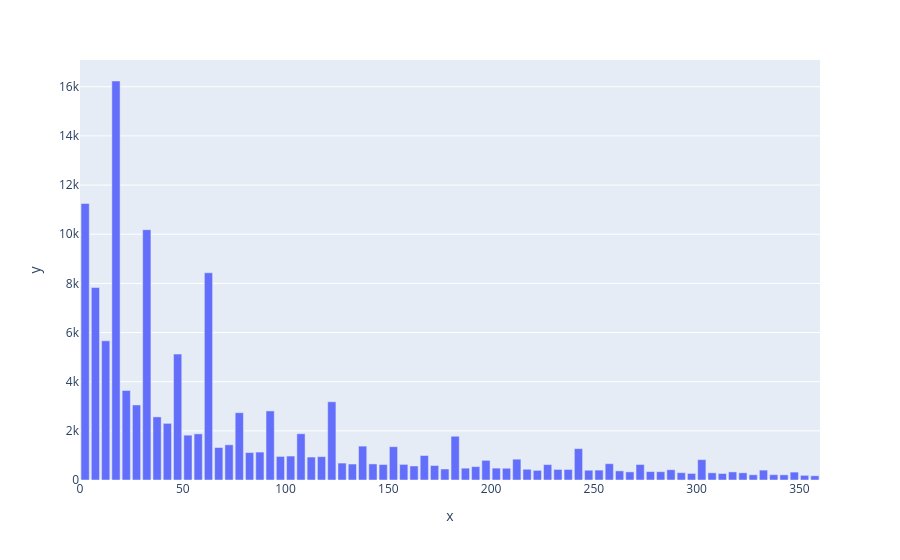

The notebook cell this image was saved under:
### Markdown cell above
### 3. Plot the histogram of the durations of the negative episodes to determine a threshold for merging short negative states with the surrounding positive states.

### Code cell
SHORT_DEF = 6 # hours
BIN_WIDTH = 5 # minutes

neg_short_episodes = episodes_around_infection.filter(
	~pl.col("sirs_positive")
	&(pl.col("episode_duration_min") < SHORT_DEF*60)
)

max_val = int(neg_short_episodes['episode_duration_min'].max())
print(max_val)
if max_val%BIN_WIDTH != 0:
	max_val = max_val + (BIN_WIDTH - max_val%BIN_WIDTH)

counts, bins = np.histogram(
	neg_short_episodes['episode_duration_min'].to_pandas(),
	bins=np.arange(0, max_val+BIN_WIDTH, BIN_WIDTH)
)

bins_center = (bins[:-1]+bins[1:]) / 2
px.bar(x=bins_center, y=counts)

### Figure 1 — Plotly figure (JSON) as saved in the notebook; plotly's stock layout.template omitted (floating-point values rounded to 4 significant figures)
{"data": [{"alignmentgroup": "True", "hovertemplate": "x=%{x}<br>y=%{y}<extra></extra>", "legendgroup": "", "marker": {"color": "#636efa", "pattern": {"shape": ""}}, "name": "", "offsetgroup": "", "orientation": "v", "showlegend": false, "textposition": "auto", "type": "bar", "x": [2.5, 7.5, 12.5, 17.5, 22.5, 27.5, 32.5, 37.5, 42.5, 47.5, 52.5, 57.5, 62.5, 67.5, 72.5, 77.5, 82.5, 87.5, 92.5, 97.5, 102.5, 107.5, 112.5, 117.5, 122.5, 127.5, 132.5, 137.5, 142.5, 147.5, 152.5, 157.5, 162.5, 167.5, 172.5, 177.5, 182.5, 187.5, 192.5, 197.5, 202.5, 207.5, 212.5, 217.5, 222.5, 227.5, 232.5, 237.5, 242.5, 247.5, 252.5, 257.5, 262.5, 267.5, 272.5, 277.5, 282.5, 287.5, 292.5, 297.5, 302.5, 307.5, 312.5, 317.5, 322.5, 327.5, 332.5, 337.5, 342.5, 347.5, 352.5, 357.5], "xaxis": "x", "y": [11250, 7831, 5664, 16235, 3642, 3054, 10186, 2568, 2305, 5123, 1824, 1877, 8433, 1322, 1432, 2738, 1116, 1136, 2811, 959, 975, 1881, 934, 951, 3183, 689, 650, 1379, 655, 630, 1355, 635, 570, 997, 589, 448, 1780, 482, 545, 800, 484, 478, 847, 438, 393, 628, 430, 428, 1276, 398, 403, 664, 371, 330, 631, 343, 338, 418, 299, 267, 829, 293, 265, 329, 293, 213, 403, 216, 210, 322, 189, 172], "yaxis": "y"}], "layout": {"barmode": "relative", "legend": {"tracegroupgap": 0}, "margin": {"t": 60}, "xaxis": {"anchor": "y", "domain": [0, 1], "title": {"text": "x"}}, "yaxis": {"anchor": "x", "domain": [0, 1], "title": {"text": "y"}}}}
